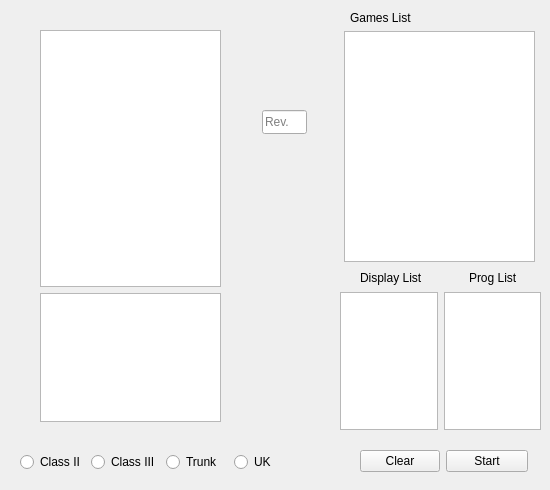
<?xml version="1.0" encoding="UTF-8"?>
<ui version="4.0">
 <class>MainWindow</class>
 <widget class="QMainWindow" name="MainWindow">
  <property name="geometry">
   <rect>
    <x>0</x>
    <y>0</y>
    <width>550</width>
    <height>490</height>
   </rect>
  </property>
  <property name="minimumSize">
   <size>
    <width>550</width>
    <height>490</height>
   </size>
  </property>
  <property name="maximumSize">
   <size>
    <width>550</width>
    <height>490</height>
   </size>
  </property>
  <property name="windowTitle">
   <string>MainWindow</string>
  </property>
  <widget class="QWidget" name="centralwidget">
   <widget class="QWidget" name="layoutWidget">
    <property name="geometry">
     <rect>
      <x>40</x>
      <y>30</y>
      <width>181</width>
      <height>392</height>
     </rect>
    </property>
    <layout class="QVBoxLayout" name="verticalLayout">
     <item>
      <widget class="QListWidget" name="gameList">
       <property name="sizePolicy">
        <sizepolicy hsizetype="Expanding" vsizetype="Expanding">
         <horstretch>0</horstretch>
         <verstretch>2</verstretch>
        </sizepolicy>
       </property>
      </widget>
     </item>
     <item>
      <widget class="QListWidget" name="progressiveList">
       <property name="enabled">
        <bool>true</bool>
       </property>
       <property name="sizePolicy">
        <sizepolicy hsizetype="Expanding" vsizetype="Expanding">
         <horstretch>0</horstretch>
         <verstretch>1</verstretch>
        </sizepolicy>
       </property>
      </widget>
     </item>
    </layout>
   </widget>
   <widget class="QWidget" name="layoutWidget">
    <property name="geometry">
     <rect>
      <x>360</x>
      <y>450</y>
      <width>168</width>
      <height>26</height>
     </rect>
    </property>
    <layout class="QFormLayout" name="formLayout">
     <item row="0" column="0">
      <widget class="QPushButton" name="btnClear">
       <property name="text">
        <string>Clear</string>
       </property>
      </widget>
     </item>
     <item row="0" column="1">
      <widget class="QPushButton" name="btnStart">
       <property name="text">
        <string>Start</string>
       </property>
      </widget>
     </item>
    </layout>
   </widget>
   <widget class="QWidget" name="layoutWidget">
    <property name="geometry">
     <rect>
      <x>20</x>
      <y>450</y>
      <width>276</width>
      <height>24</height>
     </rect>
    </property>
    <layout class="QHBoxLayout" name="horizontalLayout_2">
     <item>
      <widget class="QRadioButton" name="rbClass2">
       <property name="text">
        <string>Class II</string>
       </property>
      </widget>
     </item>
     <item>
      <widget class="QRadioButton" name="rbClass3">
       <property name="text">
        <string>Class III</string>
       </property>
      </widget>
     </item>
     <item>
      <widget class="QRadioButton" name="rbTrunk">
       <property name="text">
        <string>Trunk</string>
       </property>
      </widget>
     </item>
     <item>
      <widget class="QRadioButton" name="rbUk">
       <property name="text">
        <string>UK</string>
       </property>
      </widget>
     </item>
    </layout>
   </widget>
   <widget class="QLineEdit" name="lbRev">
    <property name="geometry">
     <rect>
      <x>262</x>
      <y>110</y>
      <width>45</width>
      <height>24</height>
     </rect>
    </property>
    <property name="maxLength">
     <number>6</number>
    </property>
    <property name="placeholderText">
     <string>Rev.</string>
    </property>
   </widget>
   <widget class="QLabel" name="label">
    <property name="geometry">
     <rect>
      <x>350</x>
      <y>10</y>
      <width>61</width>
      <height>16</height>
     </rect>
    </property>
    <property name="text">
     <string>Games List</string>
    </property>
   </widget>
   <widget class="QLabel" name="label_2">
    <property name="geometry">
     <rect>
      <x>360</x>
      <y>270</y>
      <width>71</width>
      <height>16</height>
     </rect>
    </property>
    <property name="text">
     <string>Display List</string>
    </property>
   </widget>
   <widget class="QLabel" name="label_3">
    <property name="geometry">
     <rect>
      <x>469</x>
      <y>270</y>
      <width>51</width>
      <height>16</height>
     </rect>
    </property>
    <property name="text">
     <string>Prog List</string>
    </property>
   </widget>
   <widget class="QWidget" name="">
    <property name="geometry">
     <rect>
      <x>340</x>
      <y>292</y>
      <width>201</width>
      <height>138</height>
     </rect>
    </property>
    <layout class="QHBoxLayout" name="horizontalLayout" stretch="1,1">
     <property name="sizeConstraint">
      <enum>QLayout::SetDefaultConstraint</enum>
     </property>
     <item>
      <widget class="QListWidget" name="display">
       <property name="sizePolicy">
        <sizepolicy hsizetype="Expanding" vsizetype="Expanding">
         <horstretch>1</horstretch>
         <verstretch>1</verstretch>
        </sizepolicy>
       </property>
      </widget>
     </item>
     <item>
      <widget class="QListWidget" name="progressive">
       <property name="sizePolicy">
        <sizepolicy hsizetype="Expanding" vsizetype="Expanding">
         <horstretch>1</horstretch>
         <verstretch>1</verstretch>
        </sizepolicy>
       </property>
      </widget>
     </item>
    </layout>
   </widget>
   <widget class="QListWidget" name="game">
    <property name="geometry">
     <rect>
      <x>344</x>
      <y>31</y>
      <width>191</width>
      <height>231</height>
     </rect>
    </property>
    <property name="sizePolicy">
     <sizepolicy hsizetype="Expanding" vsizetype="Expanding">
      <horstretch>2</horstretch>
      <verstretch>2</verstretch>
     </sizepolicy>
    </property>
   </widget>
  </widget>
 </widget>
 <tabstops>
  <tabstop>progressiveList</tabstop>
  <tabstop>gameList</tabstop>
 </tabstops>
 <resources/>
 <connections/>
</ui>
